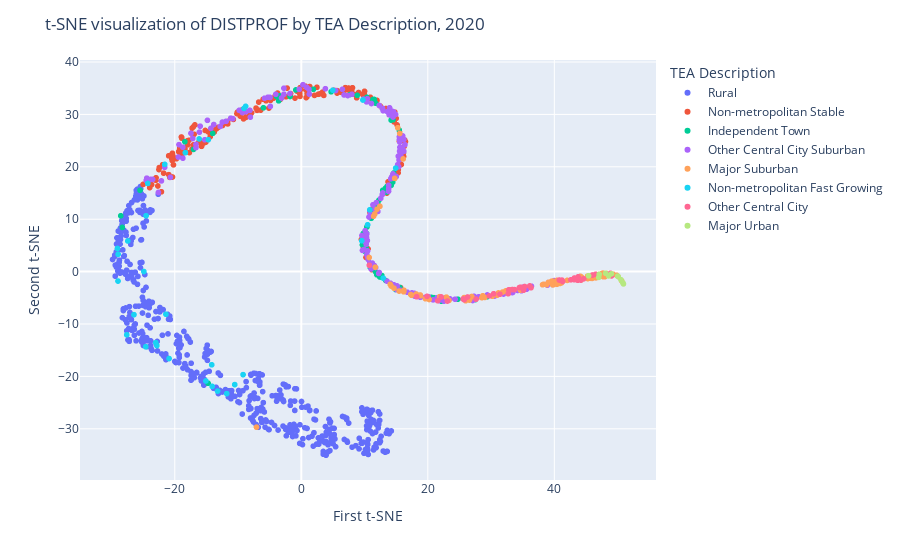

The cell this chart's notebook holds for it:
### Code cell
from clusteringEDA import visualize_tsne

visualize_tnse(2020, 2, test_filtered)

### Figure 1 — Plotly figure (JSON) as saved in the notebook; plotly's stock layout.template omitted (floating-point values rounded to 4 significant figures; data arrays with more than 128 entries replaced by an {"elided": "..."} marker saying what was removed)
{"data": [{"hovertemplate": "color=Rural<br>x=%{x}<br>y=%{y}<extra></extra>", "legendgroup": "Rural", "marker": {"color": "#636efa", "symbol": "circle"}, "mode": "markers", "name": "Rural", "showlegend": true, "type": "scattergl", "x": {"elided": "464 float values"}, "xaxis": "x", "y": {"elided": "464 float values"}, "yaxis": "y"}, {"hovertemplate": "color=Non-metropolitan Stable<br>x=%{x}<br>y=%{y}<extra></extra>", "legendgroup": "Non-metropolitan Stable", "marker": {"color": "#EF553B", "symbol": "circle"}, "mode": "markers", "name": "Non-metropolitan Stable", "showlegend": true, "type": "scattergl", "x": {"elided": "161 float values"}, "xaxis": "x", "y": {"elided": "161 float values"}, "yaxis": "y"}, {"hovertemplate": "color=Independent Town<br>x=%{x}<br>y=%{y}<extra></extra>", "legendgroup": "Independent Town", "marker": {"color": "#00cc96", "symbol": "circle"}, "mode": "markers", "name": "Independent Town", "showlegend": true, "type": "scattergl", "x": [12.12, 20.97, 11.74, 14.5, 29.35, 13.47, 22.15, 11.27, 10.27, -5.989, 7.698, -1.783, 11.54, 14.45, -14.74, 10.37, 8.839, 10.37, 13.3, -25.49, 11.95, 14.6, 12.73, 13.55, 11.55, -3.446, -28.54, 10.12, 9.797, 12.72, 15.49, 10.9, -18.4, 11.1, 14.21, 9.912, 13.37, 11.05, 11.33, 4.715, -3.573, 15.6, -28.29, 12.87, 13.01, 10.35, 12.09, -0.8668, 11.75, 14.23, 14.93, 12.41, -17.04, 9.661, 27.56, 14.2, 32.53, 24.74, 20.53, 11.77, 11.47, 9.865, 12.26, 11.58, 1.908, -14.0, -3.908], "xaxis": "x", "y": [12.65, -4.975, 11.4, 28.98, -4.819, 15.16, -5.657, 11.65, 4.396, 31.26, 33.8, 33.42, 0.3292, 17.07, -21.3, 8.511, 33.65, 33.27, 15.91, 15.53, -0.606, 18.81, -0.7533, 16.25, 32.85, 33.55, 10.65, 3.815, 7.272, -1.079, 27.01, 0.794, 24.8, 1.291, 16.48, 7.412, -1.708, 10.18, 32.85, 34.32, 32.59, -3.04, 8.429, 15.51, 15.16, 7.259, 13.01, 34.67, 32.15, 30.22, -3.44, -1.024, 23.32, 5.11, -5.328, 28.92, -3.821, -5.266, -4.896, -0.07714, 11.1, 5.952, 13.62, 12.66, 34.8, 26.38, 33.44], "yaxis": "y"}, {"hovertemplate": "color=Other Central City Suburban<br>x=%{x}<br>y=%{y}<extra></extra>", "legendgroup": "Other Central City Suburban", "marker": {"color": "#ab63fa", "symbol": "circle"}, "mode": "markers", "name": "Other Central City Suburban", "showlegend": true, "type": "scattergl", "x": {"elided": "166 float values"}, "xaxis": "x", "y": {"elided": "166 float values"}, "yaxis": "y"}, {"hovertemplate": "color=Major Suburban<br>x=%{x}<br>y=%{y}<extra></extra>", "legendgroup": "Major Suburban", "marker": {"color": "#FFA15A", "symbol": "circle"}, "mode": "markers", "name": "Major Suburban", "showlegend": true, "type": "scattergl", "x": [15.25, 11.7, 32.31, 26.59, 23.02, 26.97, 32.69, 39.74, 14.05, 41.15, 38.78, 47.68, 40.4, 40.44, 20.21, 23.35, 30.97, 48.17, 42.04, 17.43, 43.57, 19.63, 45.26, 45.29, 31.82, 47.7, 16.1, 29.01, 12.43, 15.46, 49.88, 11.98, 45.98, 49.3, 46.6, 26.29, 16.19, 50.64, 31.17, 39.04, 39.71, 46.57, 50.11, 48.01, 18.85, 47.82, 44.16, 44.09, 36.31, 26.93, 18.81, 38.14, 15.57, 10.73, 30.21, 25.75, 14.2, 16.23, 39.54, 14.65, 32.95, 44.23, 44.32, 11.62, 34.65, 14.76, 17.3, 39.81, 11.43, 38.31, 22.94, 18.17, -7.084, 40.9, 25.98, 21.87, 28.55, 28.69, 47.43, 45.73], "xaxis": "x", "y": [27.46, 0.8434, -3.688, -5.436, -5.023, -4.807, -4.207, -2.516, -2.424, -2.142, -2.508, -0.284, -2.419, -1.673, -5.321, -5.5, -4.5, -0.3134, -1.682, -4.52, -1.472, -5.177, -0.843, -1.332, -3.912, -0.9545, 21.51, -4.929, 12.46, -3.715, -0.7287, 11.91, -1.296, -0.497, -0.9746, -5.303, -3.852, -1.738, -4.07, -2.074, -1.802, -1.196, -0.9535, -0.9571, -4.599, -0.9759, -0.9264, -0.9255, -3.061, -4.753, -4.467, -2.505, 26.36, 2.694, -4.692, -4.963, -2.755, -3.557, -1.864, -3.165, -3.467, -1.621, -1.069, 11.01, -3.541, 17.81, -4.371, -2.535, 10.57, -2.423, -4.873, -4.281, -29.69, -2.264, -5.555, -4.783, -4.979, -4.613, -0.4219, -1.282], "yaxis": "y"}, {"hovertemplate": "color=Non-metropolitan Fast Growing<br>x=%{x}<br>y=%{y}<extra></extra>", "legendgroup": "Non-metropolitan Fast Growing", "marker": {"color": "#19d3f3", "symbol": "circle"}, "mode": "markers", "name": "Non-metropolitan Fast Growing", "showlegend": true, "type": "scattergl", "x": [-14.16, -21.4, 4.985, -18.33, 9.553, 10.48, 14.92, 10.82, 12.95, -24.27, -28.96, -29.06, -21.58, -14.09, -23.01, -20.91, -15.08, -28.98, -16.15, 9.738, -27.43, -24.89, -9.059, -24.54, -9.206, -27.59, -13.24, -26.45, -14.7, -8.803, -10.52, -24.59, -22.83, -11.79], "xaxis": "x", "y": [-17.78, -8.14, 34.63, 22.71, 5.899, 8.937, 19.75, 11.8, -1.252, 16.83, 3.305, 4.416, 20.47, -21.9, -13.56, -16.59, -20.87, -1.804, 25.32, 32.75, 5.848, 0.01274, 31.15, 10.66, -19.66, -12.07, -22.8, -8.218, 25.18, 31.54, -21.57, -14.34, -14.12, -23.29], "yaxis": "y"}, {"hovertemplate": "color=Other Central City<br>x=%{x}<br>y=%{y}<extra></extra>", "legendgroup": "Other Central City", "marker": {"color": "#FF6692", "symbol": "circle"}, "mode": "markers", "name": "Other Central City", "showlegend": true, "type": "scattergl", "x": [46.54, 30.41, 32.73, 34.68, 46.05, 48.88, 25.75, 42.61, 43.7, 26.29, 25.58, 44.18, 29.74, 18.24, 19.88, 23.09, 34.49, 22.13, 43.76, 43.17, 41.31, 36.11, 31.4, 10.76, 41.2, 33.7, 40.79, 49.03, 44.63, 21.55, 43.16, 27.64, 35.32, 36.31, 35.14, 33.36, 46.03, 32.8, 30.42], "xaxis": "x", "y": [-0.5133, -4.241, -4.198, -2.974, -0.6538, -0.3308, -5.371, -1.575, -1.651, -4.848, -5.223, -1.626, -4.64, -4.798, -4.719, -5.623, -3.039, -4.841, -1.009, -1.225, -1.88, -2.73, -4.322, 1.207, -1.621, -3.432, -1.607, -0.8295, -1.385, -5.546, -1.539, -5.247, -2.848, -3.073, -3.552, -3.422, -0.6605, -3.47, -4.237], "yaxis": "y"}, {"hovertemplate": "color=Major Urban<br>x=%{x}<br>y=%{y}<extra></extra>", "legendgroup": "Major Urban", "marker": {"color": "#B6E880", "symbol": "circle"}, "mode": "markers", "name": "Major Urban", "showlegend": true, "type": "scattergl", "x": [47.09, 49.03, 50.54, 50.84, 48.11, 45.41, 47.02, 50.93, 48.59, 50.09, 50.02], "xaxis": "x", "y": [-0.5169, -0.4188, -1.561, -2.144, -0.314, -0.7909, -1.1, -2.347, -0.8232, -0.9349, -0.8621], "yaxis": "y"}], "layout": {"legend": {"title": {"text": "TEA Description"}, "tracegroupgap": 0}, "margin": {"t": 60}, "title": {"text": "t-SNE visualization of DISTPROF by TEA Description, 2020"}, "xaxis": {"anchor": "y", "domain": [0, 1], "title": {"text": "First t-SNE"}}, "yaxis": {"anchor": "x", "domain": [0, 1], "title": {"text": "Second t-SNE"}}}}
